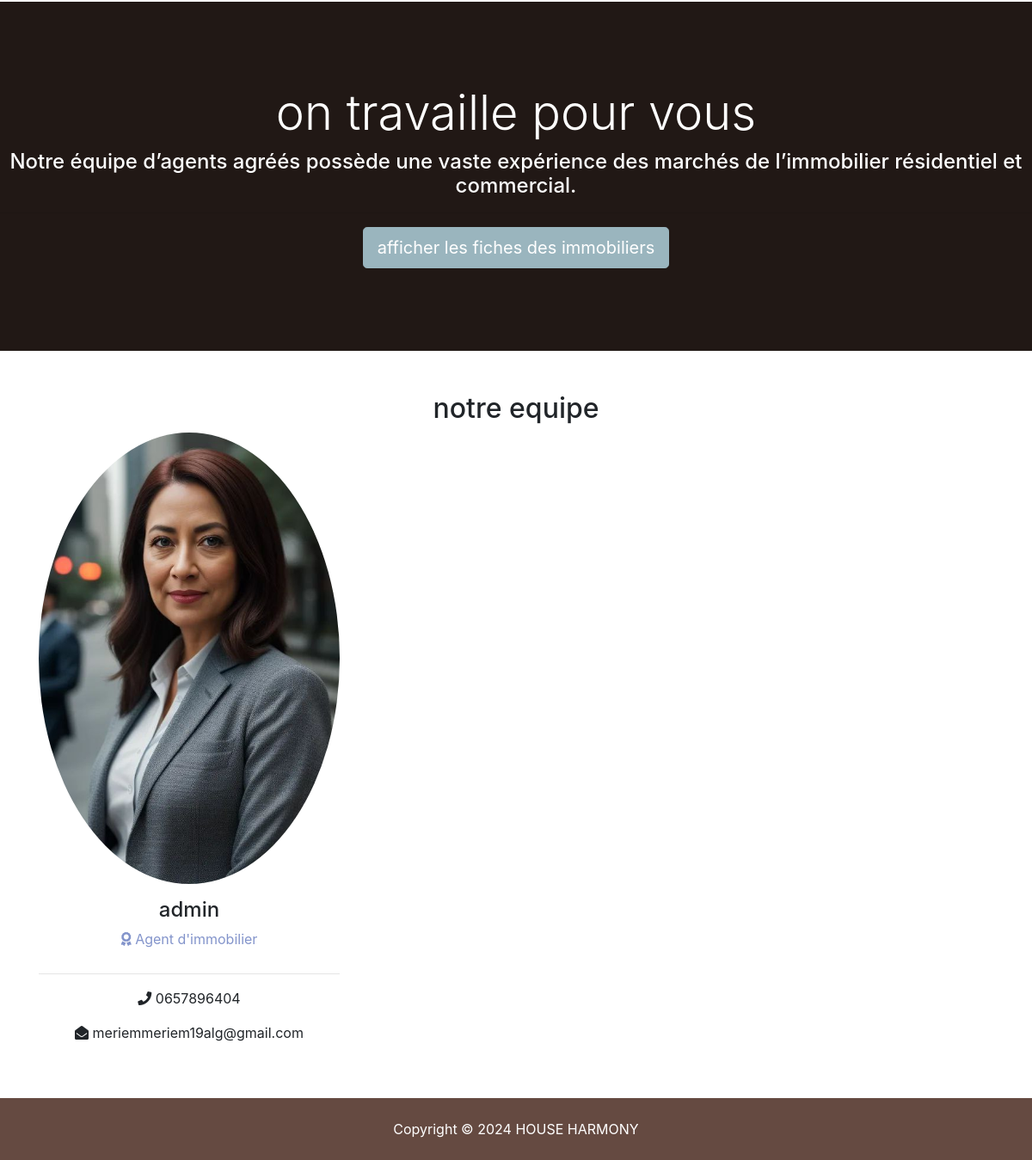
The app's page /about (lower part), older data.
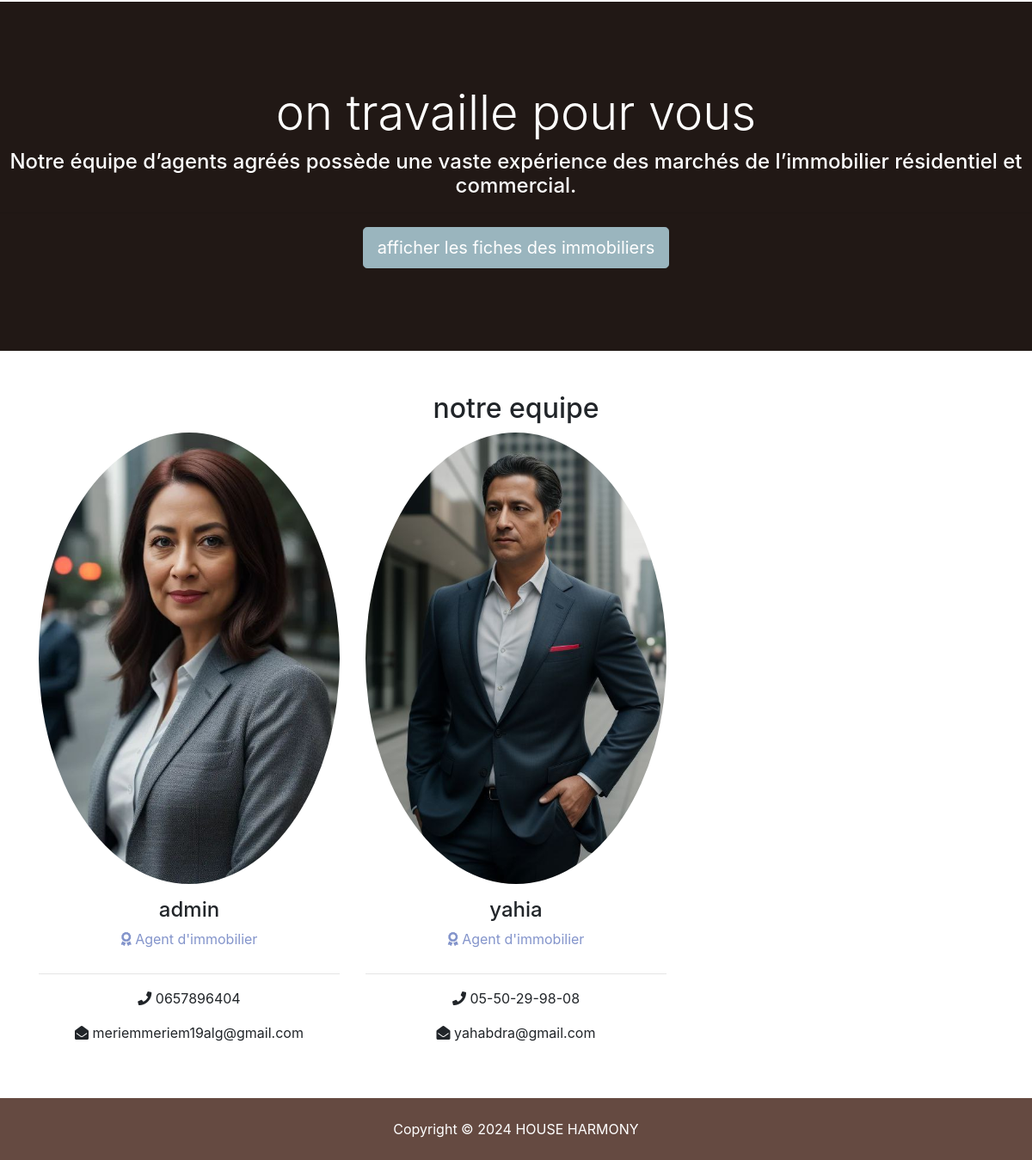
The same page, newer data.
### accounts/models.py (models this page shows, shortened)
class RealtorProfile(models.Model):
    phone = models.CharField(max_length=50, blank=True)
    profile_image = models.ImageField(
        upload_to="realtors/%Y/%m/%d/", default="realtor-default.png"
    )
    biographie = models.TextField(blank=True)
    is_seller_of_month = models.BooleanField(default=False)
    affiliation_date = models.DateField(auto_now=True)
    owner = models.OneToOneField(User, on_delete=models.CASCADE)

### pages/views.py (the view)
# urls.py: path('about',views.about,name="about"),
def about(request):
    agent_de_mois=RealtorProfile.objects.get(is_seller_of_month=True)
    agents=RealtorProfile.objects.all()
    context={
        "agent_de_mois":agent_de_mois,
        "agents":agents
    }
    return render(request, 'pages/about.html',context)

### templates/pages/about.html (shortened to what this page needs)
{% extends 'base.html' %}
{% load static  %}
{% block content %}
    <section id="work" class="bg-dark text-white text-center">
      <h2 class="display-4">on travaille pour vous</h2>
      <h4>
          Notre équipe d’agents agréés possède une vaste expérience des marchés de l’immobilier résidentiel et commercial.
      </h4>
      <hr />
      <a href="{% url 'listings' %}" class="btn btn-secondary text-white btn-lg"
        >afficher les fiches des immobiliers</a
      >
    </section>
    <section id="team" class="py-5">
      <div class="container">
        <h2 class="text-center">notre equipe</h2>
        <div class="row text-center">
          {% for agent in agents %}
            <div class="col-md-4">
            <img
              src='{{agent.profile_image.url}}'
              alt=""
              class="rounded-circle mb-3"
            />
            <h4>{{agent.owner.username}}</h4>
            <p class="text-success">
              <i class="fas fa-award text-success mb-3"></i> Agent d'immobilier
            </p>
            <hr />
            <p><i class="fas fa-phone"></i> {{agent.phone}}</p>
            <p><i class="fas fa-envelope-open"></i> {{agent.owner.email}}</p>
          </div>
          {% empty %}
            no realtor
          {% endfor %}
        </div>
      </div>
    </section>
{% endblock %}

### templates/base.html (shortened to what this page needs)
 {% load static  %}
 <!DOCTYPE html>
<html lang="en">
  <head>
    <link rel="stylesheet" href="{% static  'assets/css/all.css'%}"/>
    <link rel="stylesheet" href="{% static 'assets/css/bootstrap.css'%}"/>
    <link rel="stylesheet" href="{% static 'assets/css/style.css'%}"/>
    <link rel="stylesheet" href="{% static 'assets/css/lightbox.min.css'%}"/>
  </head>
  <body>
    {% block content %}{% endblock content %}
    {% include "partials/_footer.html" %}
  </body>
</html>

### templates/partials/_navbar.html (shortened to what this page needs)
{% load static %}

### templates/partials/_footer.html
  <footer id="main-footer" class="py-4 bg-primary text-white text-center">
    Copyright &copy;
    <span class="year">2024
    </span>   HOUSE HARMONY
  </footer>

### pro2/static/assets/css/all.css (style rules this page uses)
.fa, .fas, .far, .fal, .fab { -moz-osx-font-smoothing: grayscale; -webkit-font-smoothing: antialiased; display: inline-block; font-style: normal; font-variant: normal; text-rendering: auto; line-height: 1; }
.fa-award:before { content: "\f559"; }
.fa-envelope-open:before { content: "\f2b6"; }
.fa-phone:before { content: "\f095"; }
.fa, .fas { font-family: 'Font Awesome 5 Free'; font-weight: 900; }

### pro2/static/assets/css/style.css (style rules this page uses)
.btn-secondary { color: #fff !important; }
img { width: 100%; }
#work { padding: 6rem 0; }

Row changes from the older to the newer data that the page shows:
added RealtorProfile: profile_image (picture), owner.username "yahia", phone "05-50-29-98-08", owner.email "yahabdra@gmail.com"
